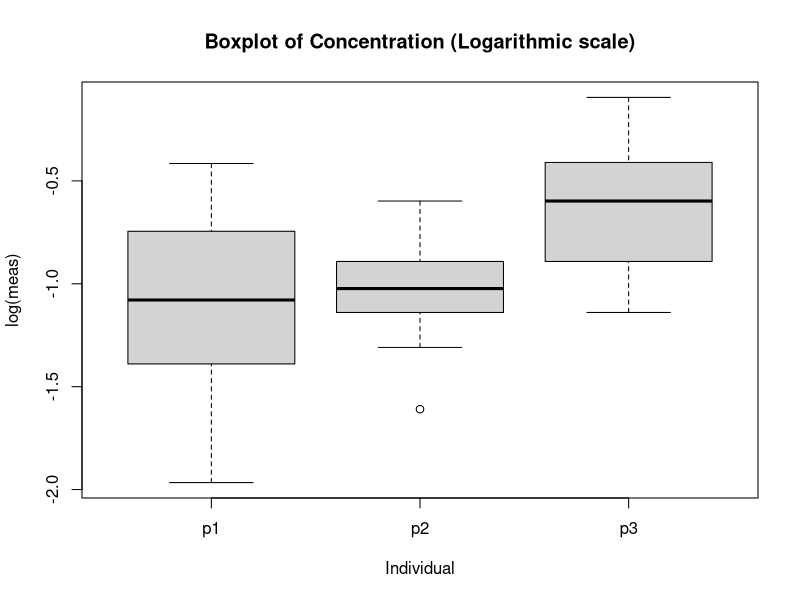

The R script that drew this image:
## ---- chunk 1
#Load data
bilirubin <- read.table("bilirubin.txt",header=T)

#Boxplot of data
boxplot(log(meas)~pers,
        data=bilirubin,
        main="Boxplot of Concentration (Logarithmic scale)",
        xlab="Individual",
        ylab="log(meas)"
        )

## ---- chunk 2
model.reg = lm(log(meas)~pers, data=bilirubin)
summary.lm = summary(model.reg)

summary.lm

## ---- chunk 3
Fval = summary.lm$fstatistic

Fval

